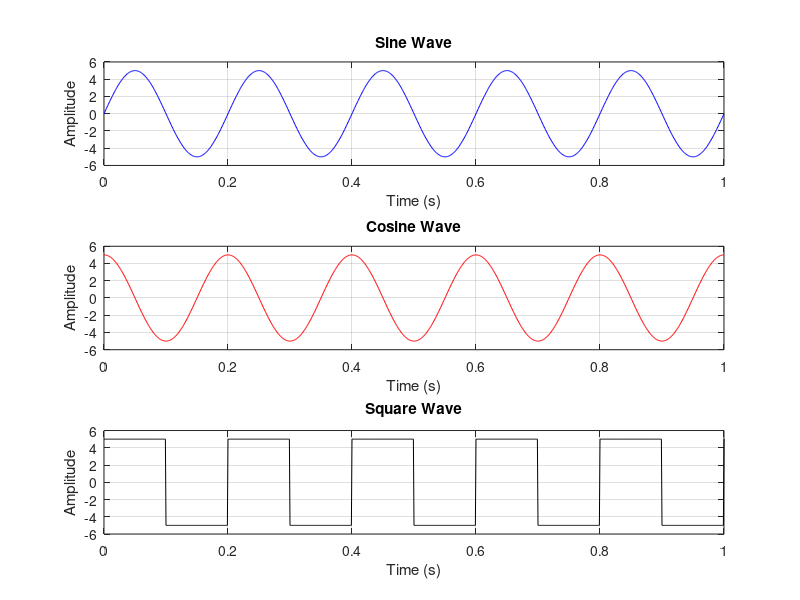

Source code (MATLAB):
Fs = 1000; % frequency 
t = 0:1/Fs:1; % Time vector
f = 5; %Singal
A = 1; %Amplitude

% Inputs
f =input('Enter Frequency in Hz: ');
A = input('Enter Amplitude: ');

% Signals                               ↑
sine_wave = A * sin(2*pi*f*t);
cosine_wave = A * cos(2*pi*f*t);
square_wave = A * square(2*pi*f*t);

% PLot
figure;
subplot(3,1,1);
plot(t, sine_wave, 'b');
title ('Sine Wave');
xlabel ('Time (s)');
ylabel ('Amplitude');
grid on;
subplot (3,1,2);
plot(t, cosine_wave, 'r');
title('Cosine Wave');
xlabel('Time (s)');
ylabel('Amplitude');
grid on;
subplot(3,1,3); 
plot(t,square_wave,'k');
title('Square Wave');
xlabel('Time (s)');
ylabel('Amplitude');
grid on;